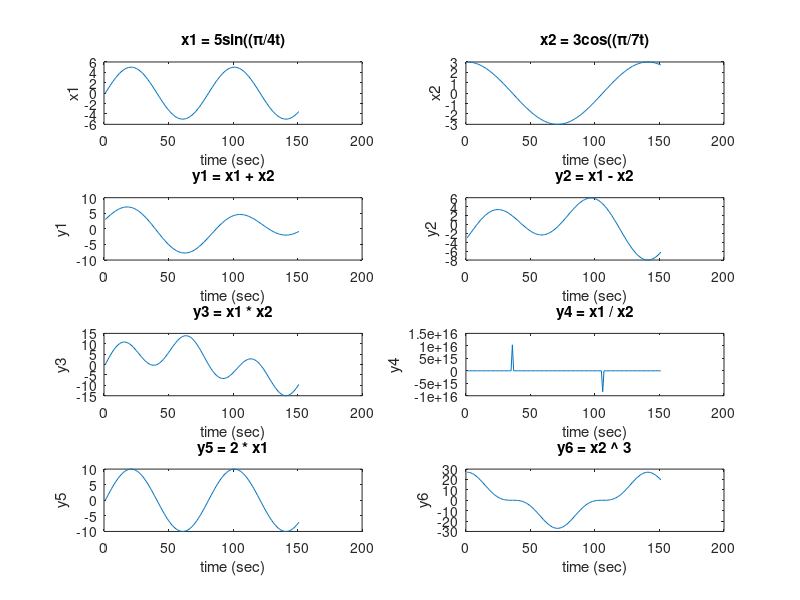

Recreate this plot in MATLAB.

t = 0:0.1:15;
x1 = 5*sin((pi/4)*t);
x2 = 3*cos((pi/7)*t);

% Plotting Signals
subplot(4, 2, 1), plot(x1);
title('x1 = 5sin((π/4t)');
xlabel('time (sec)');
ylabel('x1');

subplot(4, 2, 2), plot(x2);
title('x2 = 3cos((π/7t)');
xlabel('time (sec)');
ylabel('x2');

%Two signals

% Adding
y1 = x1 + x2;
subplot(4, 2, 3), plot(y1);
title('y1 = x1 + x2');
xlabel('time (sec)');
ylabel('y1');

% Subtracting
y2 = x1 - x2;
subplot(4, 2, 4), plot(y2);
title('y2 = x1 - x2');
xlabel('time (sec)');
ylabel('y2');

% Multiplication
y3 = x1.*x2;
subplot(4, 2, 5), plot(y3);
title('y3 = x1 * x2');
xlabel('time (sec)');
ylabel('y3');

% Division
y4 = x1./x2;
subplot(4, 2, 6), plot(y4);
title('y4 = x1 / x2');
xlabel('time (sec)');
ylabel('y4');

% Static Multiplication
y5 = 2 * x1;
subplot(4, 2, 7), plot(y5);
title('y5 = 2 * x1');
xlabel('time (sec)');
ylabel('y5');

% Exponential
y6 = x2.^3;
subplot(4, 2, 8), plot(y6);
title('y6 = x2 \^ 3');
xlabel('time (sec)');
ylabel('y6');
